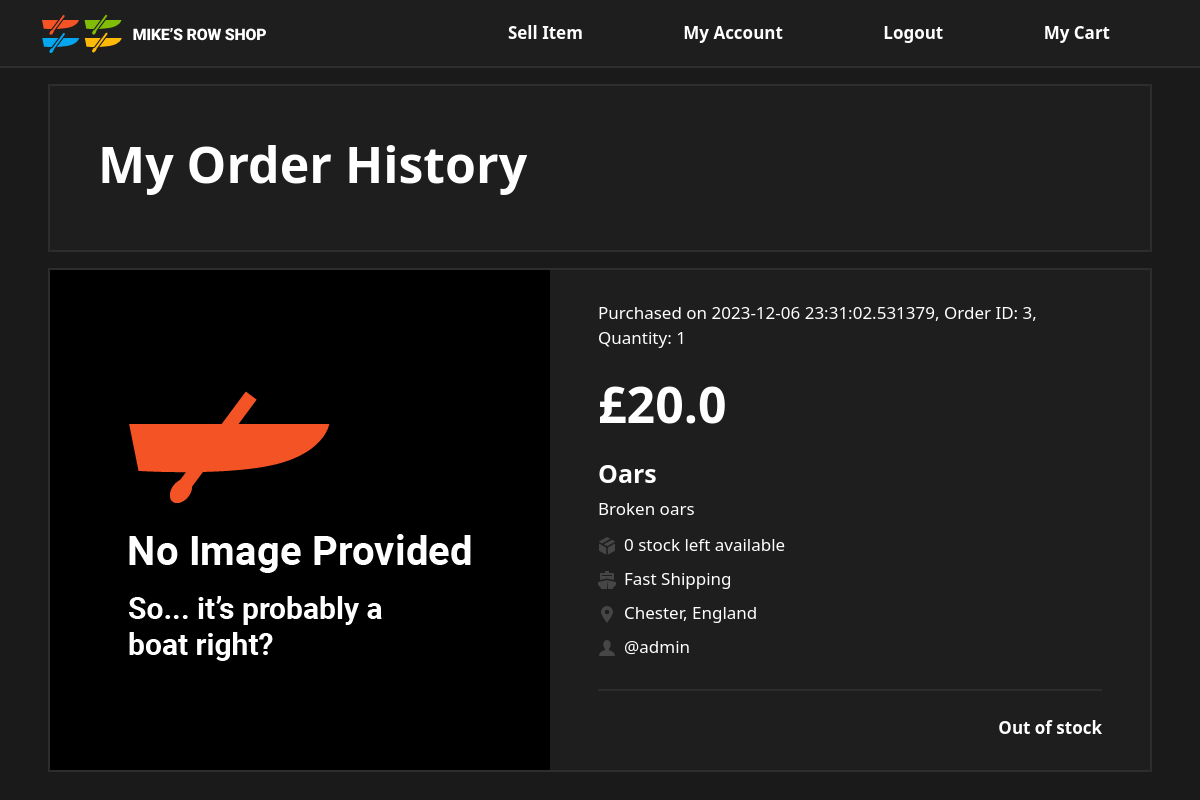
The app's page /my_orders (signed in) with its own data.
### app/models.py (models this page shows, shortened)
class items(db.Model):
    id = db.Column(db.Integer, primary_key=True)
    seller_id = db.Column(
        db.Integer, db.ForeignKey('users.id'), nullable=False)
    name = db.Column(db.String(20), nullable=False)
    price = db.Column(db.Float, nullable=False)
    description = db.Column(db.String(200), nullable=False)
    category = db.Column(db.String(20), nullable=False)
    stock_quantity = db.Column(db.Integer, nullable=False)
    location = db.Column(db.String(50), nullable=False)
    shipping_method = db.Column(db.String(20), nullable=False)
    shipping_price = db.Column(db.Float, nullable=False)
    image = db.Column(db.String(20), nullable=False, default='default.jpg')
    active = db.Column(db.Boolean)

class orders(db.Model):
    id = db.Column(db.Integer, primary_key=True)
    item_id = db.Column(db.Integer, db.ForeignKey('items.id'))
    buyer_id = db.Column(db.Integer, db.ForeignKey('users.id'))
    quantity = db.Column(db.Integer)
    date = db.Column(db.DateTime, nullable=False, default=datetime.utcnow)

class Users(db.Model, UserMixin):
    id = db.Column(db.Integer, primary_key=True)
    username = db.Column(db.String(20), unique=True)
    first_name = db.Column(db.String(20), nullable=False)
    last_name = db.Column(db.String(20), nullable=False)
    password_hash = db.Column(db.String(128), nullable=False)
    orders = db.relationship('orders', backref='buyer',
                             lazy=True, uselist=False)
    items = db.relationship('items', backref='seller',
                            lazy=True, uselist=False)
    addresses = db.relationship(
        'addresses', backref='owner', lazy=True, uselist=False)
    payments = db.relationship(
        'payment_details', backref='owner', lazy=True, uselist=False)

### app/views.py (the view)
@app.route('/my_orders')
@login_required
def view_orders():
    user_id = current_user.id
    orders_list = orders.query.filter_by(buyer_id=user_id).all()
    products = []
    for order in orders_list:
        products.append(items.query.get(order.item_id))
    seller = []
    for product in products:
        seller.append(Users.query.get(product.seller_id))
    return render_template('view_orders_template.html', title='My Orders', items=zip(products, seller, orders_list))

### app/models.py (called while the page is built)
@login_manager.user_loader
def load_user(user_id):
    return Users.query.get(int(user_id))

### app/templates/view_orders_template.html (shortened to what this page needs)
{% extends "boilerPlate.html" %}
{% block content %}
<div class="mx-5 p-5 l2_background bordered my-3">
    <h1 class="extra-large-text">My Order History</h1>
</div>
{% for (item, seller, order_details) in items %}
<div class="mx-5 l2_background bordered d-flex flex-lg-row flex-column align-items-lg-center align-items-start mb-3">
    <img class="img-fluid mb-4 mb-lg-0 align-self-lg-start align-self-center" src="static/images/{{ item.image }}" alt="item image" class="me-5">
    <div class="d-flex flex-column px-sm-5 px-4 align-items-start justify-content-center item-details">
        <p>Purchased on {{ order_details.date }}, Order ID: {{ order_details.id }}, Quantity: {{ order_details.quantity }}</p>
        <p class="extra-large-text">£{{ item.price }}</p>
        <h2 class="stand-out-text">{{ item.name }}</h2>
        <p>{{ item.description }}</p>
        <p class="remove-line-height"><img class="me-2" src="{{ url_for('static', filename='icons/Smock_Box_18_N.svg') }}" alt="Stock icon">{{ item.stock_quantity }} stock left available</p>
        <p class="remove-line-height"><img class="me-2" src="{{ url_for('static', filename='icons/Smock_Ship_18_N.svg') }}" alt="Shipping icon">{{ item.shipping_method }}</p>
        <p class="remove-line-height"><img class="me-2" src="{{ url_for('static', filename='icons/Smock_Location_18_N.svg') }}" alt="Location icon">{{ item.location }}</p>
        <p class="remove-line-height"><img class="me-2" src="{{ url_for('static', filename='icons/Smock_User_18_N.svg') }}" alt="User icon">@{{ seller.username }}</p>
        <hr class="button-divider-hr mb-4">
        {% if item.stock_quantity == 0 %}
            <p class="align-self-end mb-5 mb-lg-0 bold">Out of stock</p>
        {% else %}
            <a href="#" class="btn rounded-pill action-button px-4 align-self-end mb-5 mb-lg-0 add-to-basket-button" data='{"item_id":{{ item.id }}, "user_id":{{current_user.id}}}' aria-disabled="false">Add to cart</a>
        {% endif %}
    </div>
</div>
{% endfor %}
{% endblock %}

### app/static/main.css (style rules this page uses)
:root { --level1-color: #1A1A1A; --level2-color: #1E1E1E; --border-color: #2D2D2D; --main-action: #0265DC; --main-action-hover: #024494; --danger-action: #ff3300; --danger-action-hover: #630707; --border-radius: 2px; --font-size: 17px; --font-large: 25px; --font-extra-large: 50px; font-family: Roboto, sans-serif; --square-size: 2.3vw; }
.l2_background { background-color: var(--level2-color); color: #FFFFFF; }
body { background-color: var(--level1-color); color: #FFFFFF; font-size: var(--font-size); }
.bordered { border: var(--border-color) solid var(--border-radius); }
.remove-line-height { line-height: 0; }
.stand-out-text { font-size: var(--font-large); font-weight: bold; }
.extra-large-text { font-size: var(--font-extra-large); font-weight: bold; }
.bold { font-weight: bold; }
.button-divider-hr { height: var(--border-radius); width: 100%; background-color: var(--border-color); color: var(--border-color); opacity: 1; }
.item-details { width: 100%; height: auto; }

### records on screen
items: image (placeholder picture), date "2023-12-06 23:31:02.531379", id "3", quantity "1", price "20.0", name "Oars", description "Broken oars", stock_quantity "0", shipping_method "Fast Shipping", location "Chester, England", username "admin", shows "Out of stock"
